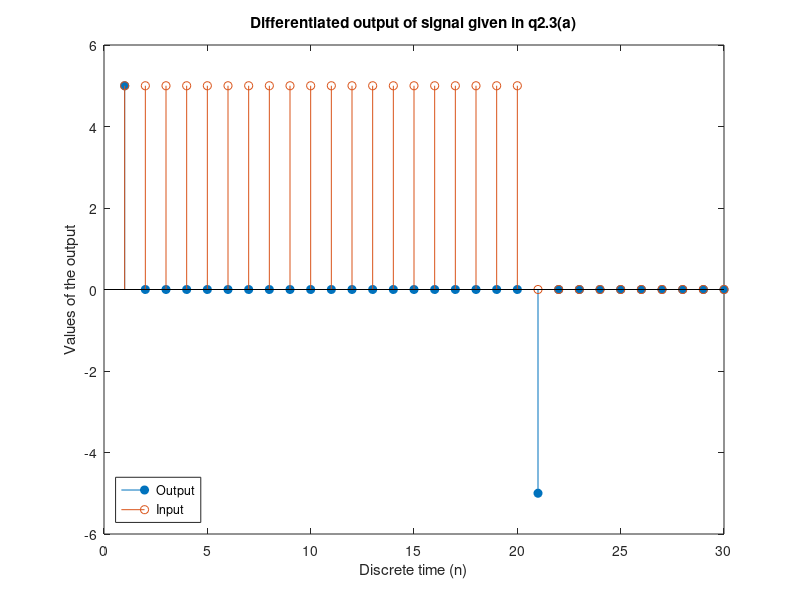

Write MATLAB code to recreate this figure.
N = 30;
y1 = zeros(N, 1);
x1 = zeros(N, 1);

for k = 1:20
    x1(k) = 5;
end
y1(1) = x1(1);

for k = 2:N
    y1(k) = x1(k) - x1(k-1);
end

figure;
stem(y1, 'filled');
hold on;
stem(x1);
title("Differentiated output of signal given in q2.3(a)");
xlabel("Discrete time (n)");
ylabel("Values of the output");
legend("Output", "Input", "Location", "southwest");
